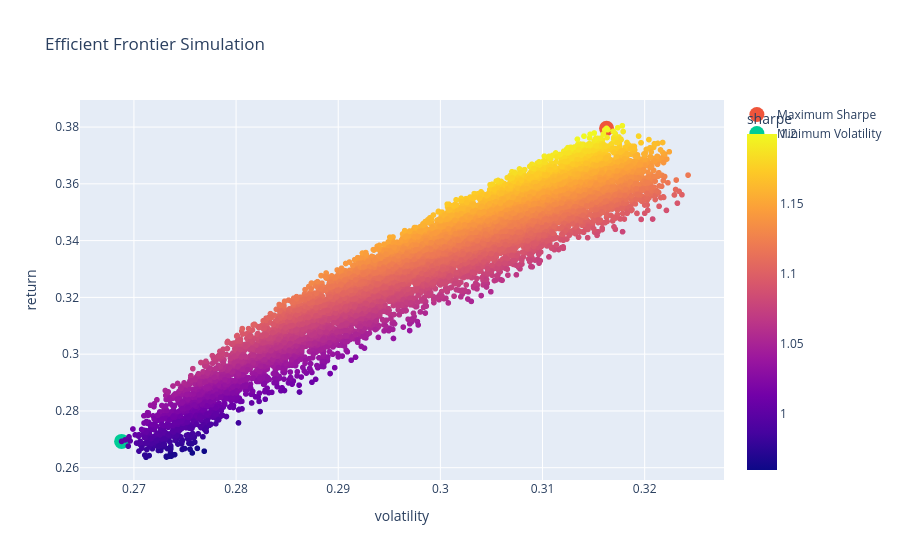

Notebook source saved alongside this figure:
### Code cell
fig = px.scatter(
    portfolio_results,
    x="volatility",
    y="return",
    color="sharpe",
    title="Efficient Frontier Simulation"
)


fig.add_scatter(
    x=[max_sharpe["volatility"]],
    y=[max_sharpe["return"]],
    mode="markers",
    marker=dict(
        size=15
    ),
    name="Maximum Sharpe"
)


fig.add_scatter(
    x=[min_volatility["volatility"]],
    y=[min_volatility["return"]],
    mode="markers",
    marker=dict(
        size=15
    ),
    name="Minimum Volatility"
)


fig.show()

### Figure 1 — Plotly figure (JSON) as saved in the notebook; plotly's stock layout.template omitted (floating-point values rounded to 4 significant figures; data arrays with more than 128 entries replaced by an {"elided": "..."} marker saying what was removed)
{"data": [{"hovertemplate": "volatility=%{x}<br>return=%{y}<br>sharpe=%{marker.color}<extra></extra>", "legendgroup": "", "marker": {"color": {"elided": "10000 float values"}, "coloraxis": "coloraxis", "symbol": "circle"}, "mode": "markers", "name": "", "showlegend": false, "type": "scattergl", "x": {"elided": "10000 float values"}, "xaxis": "x", "y": {"elided": "10000 float values"}, "yaxis": "y"}, {"marker": {"size": 15}, "mode": "markers", "name": "Maximum Sharpe", "type": "scatter", "x": [0.3163], "y": [0.3795]}, {"marker": {"size": 15}, "mode": "markers", "name": "Minimum Volatility", "type": "scatter", "x": [0.2688], "y": [0.2693]}], "layout": {"coloraxis": {"colorbar": {"title": {"text": "sharpe"}}, "colorscale": [[0, "#0d0887"], [0.1111, "#46039f"], [0.2222, "#7201a8"], [0.3333, "#9c179e"], [0.4444, "#bd3786"], [0.5556, "#d8576b"], [0.6667, "#ed7953"], [0.7778, "#fb9f3a"], [0.8889, "#fdca26"], [1, "#f0f921"]]}, "legend": {"tracegroupgap": 0}, "title": {"text": "Efficient Frontier Simulation"}, "xaxis": {"anchor": "y", "domain": [0, 1], "title": {"text": "volatility"}}, "yaxis": {"anchor": "x", "domain": [0, 1], "title": {"text": "return"}}}}
